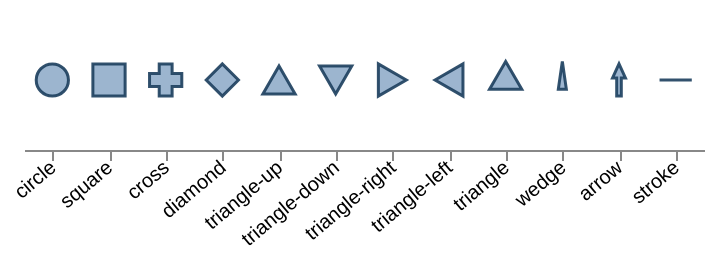

The specification (Vega-Lite) saved for this image:
### Vega specification from a JSON file in a GitHub repository (floating-point values rounded to 4 significant figures)
{"$schema": "https://vega.github.io/schema/vega/v5.json", "description": "Every shape the reference draws, and the paint channels a symbol carries. Nothing in the rest of the suite asks for a shape that is not a circle or a square, so nothing in the rest of the suite would notice a renderer that drew them all round.", "background": "white", "padding": 5, "width": 340, "height": 70, "data": [{"name": "shapes", "values": [{"s": "circle"}, {"s": "square"}, {"s": "cross"}, {"s": "diamond"}, {"s": "triangle-up"}, {"s": "triangle-down"}, {"s": "triangle-right"}, {"s": "triangle-left"}, {"s": "triangle"}, {"s": "wedge"}, {"s": "arrow"}, {"s": "stroke"}]}], "scales": [{"name": "x", "type": "point", "domain": {"data": "shapes", "field": "s"}, "range": [0, {"signal": "width"}], "padding": 0.5}], "axes": [{"scale": "x", "orient": "bottom", "labelAngle": -40, "labelAlign": "right", "labelBaseline": "middle"}], "marks": [{"type": "symbol", "from": {"data": "shapes"}, "encode": {"update": {"x": {"scale": "x", "field": "s"}, "y": {"signal": "height / 2"}, "size": {"value": 260}, "shape": {"field": "s"}, "fill": {"value": "#4c78a8"}, "fillOpacity": {"value": 0.55}, "stroke": {"value": "#1c3f5e"}, "strokeWidth": {"value": 1.5}, "strokeOpacity": {"value": 0.9}}}}]}
